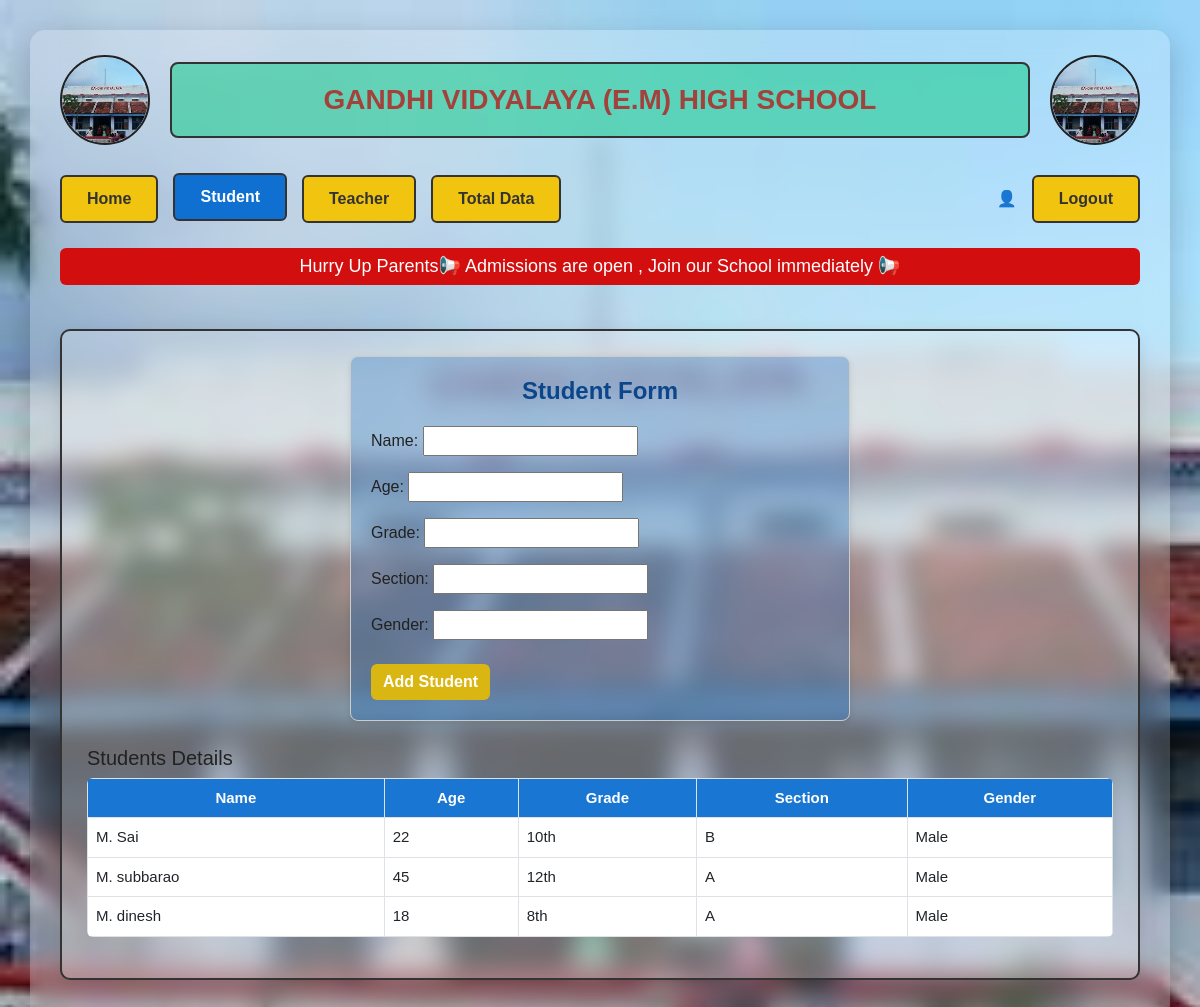
Page /student/ on the earlier database version.
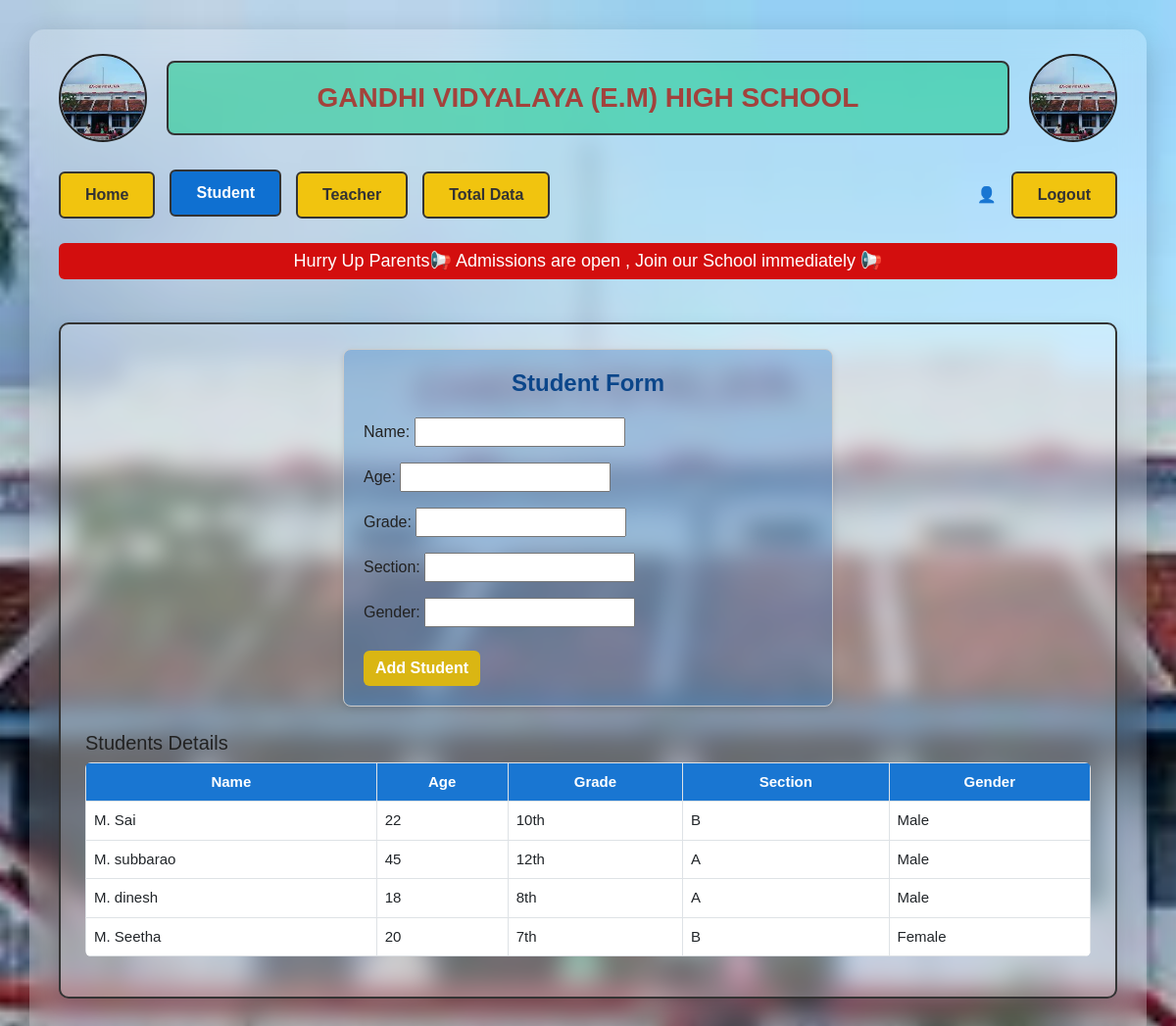
Same page on the later database version.
### app1/models.py (models this page shows)
class schl_students(models.Model):
    name = models.CharField(max_length=100)
    age = models.IntegerField()
    grade = models.CharField(max_length=10)
    section = models.CharField(max_length=10)
    gender = models.CharField(max_length=10)

### app1/views.py (the view)
# urls.py: path('student/', views.student_view, name='student'),
def student_view(request):
    form = StudentForm(request.POST or None)
    students = schl_students.objects.all()
    if request.method == 'POST' and form.is_valid():
        form.save()
        return redirect('student')
    return render(request, 'frontend/home.html', {
        'page': 'student',
        'students': students,
        'student_form': form
    })

### app1/forms.py
class StudentForm(forms.ModelForm):
    class Meta:
        model = schl_students
        fields = '__all__'

### templates/frontend/home.html (shortened to what this page needs)
{% load static %}
<!DOCTYPE html>
<html lang="en">
<head>
  <link href="https://cdn.jsdelivr.net/npm/bootstrap@5.3.0/dist/css/bootstrap.min.css" rel="stylesheet">
</head>
<body>
  <div class="main-container">
    <div class="header-row">
      <div class="logo">
  <img alt="School Logo" style="width: 100%; height: 100%; object-fit: cover; border-radius: 50%;">
      </div>
      <div class="title-box">GANDHI VIDYALAYA (E.M) HIGH SCHOOL</div>
      <div class="logo">
  <img alt="School Logo" style="width: 100%; height: 100%; object-fit: cover; border-radius: 50%;">
      </div>
    </div>
    <div class="nav-bar" style="justify-content: space-between;">
  <div style="display:flex; gap:15px;">
    <a class="nav-tab {% if page == 'home' %}active-tab{% endif %}" href="{% url 'home' %}">Home</a>
    <a class="nav-tab {% if page == 'student' %}active-tab{% endif %}" href="{% url 'student' %}">Student</a>
    <a class="nav-tab {% if page == 'teacher' %}active-tab{% endif %}" href="{% url 'teacher' %}">Teacher</a>
    <a class="nav-tab {% if page == 'total' %}active-tab{% endif %}" href="{% url 'total' %}">Total Data</a>
  </div>
  <div style="display:flex; align-items:center; gap:15px;">
    <span style="font-weight:600; color:#222;">
      👤 {{ request.user.username }}
    </span>
    <a class="nav-tab" href="{% url 'logout' %}">Logout</a>
  </div>
</div>
    <div class="scroll-text" style="display: flex; justify-content: center;">
    <span>Hurry Up Parents📢 Admissions are open , Join our School immediately 📢</span>
  </div><br>
    <div class="content-area">
      {% if page == 'student' %}
      <div class="form-class">
        <h4>Student Form</h4>
        <form method="POST" class="mt-3">
          {{ student_form.as_p }}
          <button type="submit" class="btn btn-primary mt-2">Add Student</button>
        </form>
        </div>
        <h5 class="mt-4">Students Details</h5>
        <table class="table table-bordered">
          <tr>
            <th>Name</th>
            <th>Age</th>
            <th>Grade</th>
            <th>Section</th>
            <th>Gender</th>
          </tr>
          {% for stu in students %}
          <tr>
            <td>{{ stu.name }}</td>
            <td>{{ stu.age }}</td>
            <td>{{ stu.grade }}</td>
            <td>{{ stu.section }}</td>
            <td>{{ stu.gender }}</td>
          {% empty %}
          <tr><td colspan="6" class="text-center">No students found.</td></tr>
          {% endfor %}
        </table>
      {% endif %}
    </div>
  </div>
</body>
</html>

### templates/frontend/home.html (style rules this page uses)
body { font-family: "Poppins", sans-serif; color: #333; background-size: cover; margin: 0; padding: 0; display: flex; justify-content: center; min-height: 100vh; }
.main-container { width: 95%; max-width: 1300px; background: rgba(255, 255, 255, 0.2); backdrop-filter: blur(12px); border-radius: 15px; padding: 25px 30px 40px; margin: 30px 0; box-shadow: 0 10px 30px rgba(0, 0, 0, 0.2); }
.header-row { display: flex; align-items: center; justify-content: space-between; flex-wrap: wrap; margin-bottom: 30px; gap: 20px; }
.logo { width: 90px; height: 90px; border-radius: 50%; overflow: hidden; border: 2px solid #222; flex-shrink: 0; }
.logo img { width: 100%; height: 100%; object-fit: cover; }
.title-box { flex: 1; min-width: 250px; border: 2px solid #333; background-color: #1acc8e8f; text-align: center; font-size: 28px; font-weight: 700; color: #b61b1bc9; border-radius: 8px; padding: 15px 10px; }
.nav-bar { display: flex; justify-content: center; flex-wrap: wrap; gap: 20px; margin: 25px 0; }
.nav-tab { border: 2px solid #333; padding: 10px 25px; border-radius: 6px; font-weight: 600; background-color: #f1c40f; color: #333; text-decoration: none; transition: 0.3s; }
.nav-tab:hover, .nav-tab.active-tab { background-color: #0f70d1; color: #fff; transform: translateY(-2px); }
.content-area { border: 2px solid #333; border-radius: 10px; background-color: rgba(255, 255, 255, 0.25); padding: 25px; color: #222; box-shadow: 0 6px 18px rgba(0, 0, 0, 0.1); overflow-x: auto; }
.content-area h4 { font-weight: 700; color: #0f5bb5; text-align: center; margin-bottom: 15px; }
.scroll-text { background-color: #d30e0e; color: white; text-align: center; font-size: 18px; font-weight: 500; padding: 5px; border-radius: 6px; overflow: hidden; margin-bottom: 20px; animation: scrollBanner 10s linear infinite alternate; }
.form-class { background-color: rgba(15, 105, 195, 0.3); padding: 20px; border-radius: 8px; border: 1px solid #ccc; max-width: 500px; margin: 0 auto 25px; box-shadow: 0 2px 6px rgba(0, 0, 0, 0.1); }
.form-class h4 { color: #0b468a; text-align: center; margin-bottom: 20px; }
.btn-primary { background-color: #dab613; border: none; color: white; font-weight: 600; }
.table { border-radius: 6px; overflow: hidden; font-size: 15px; }
.table th { background-color: #1976d2; color: white; text-align: center; }

Differences in the rows shown:
added schl_students: name "M. Seetha", age "20", grade "7th", section "B", gender "Female"
